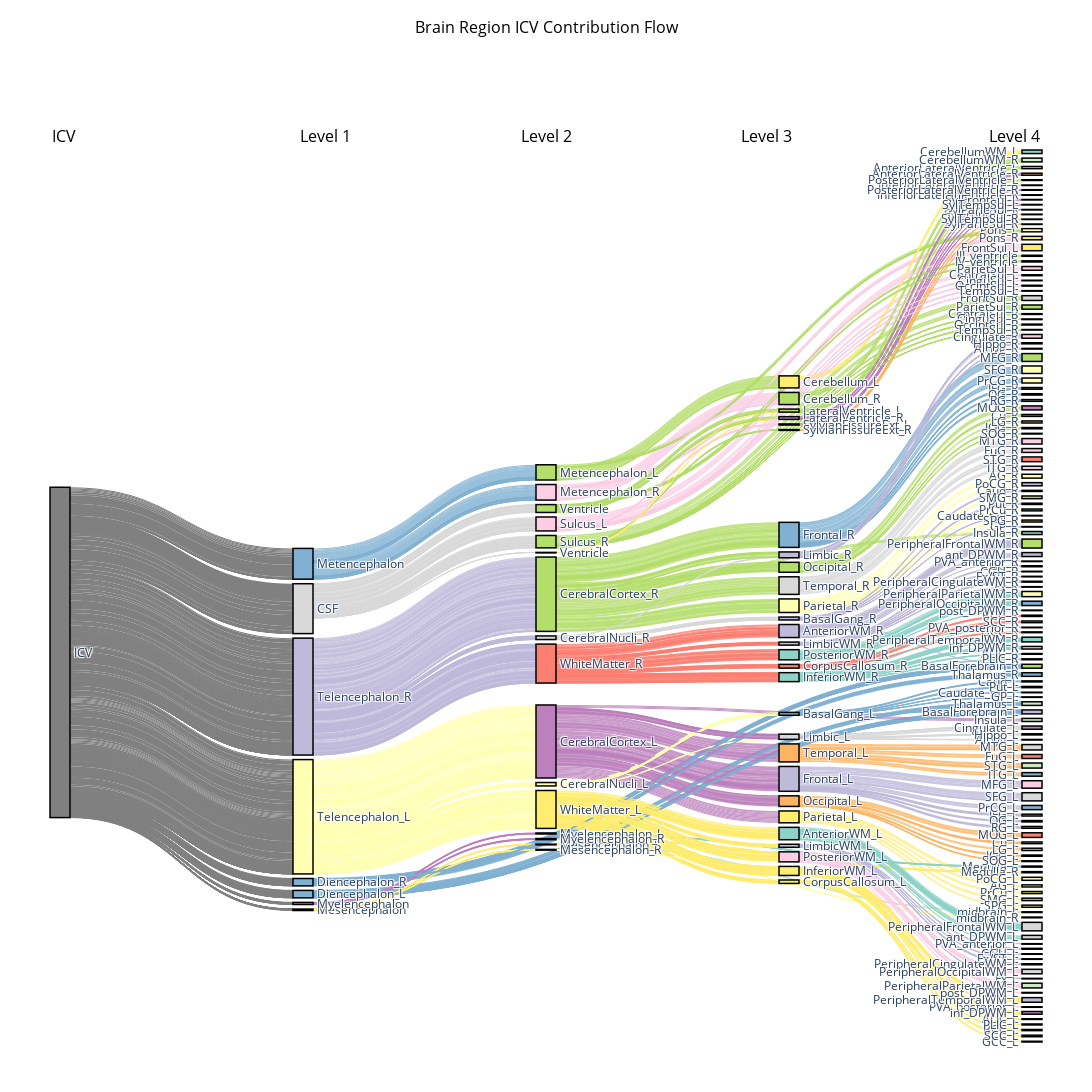

The cell this chart's notebook holds for it:
### Markdown cell above
# Part 2 - Generate sankey plot for intracranial region breakdowns

### Code cell
import plotly.graph_objects as go
import urllib, json
import numpy as np
import pandas as pd
import plotly.express as px

# Load the lookup table with the levels
url = "https://raw.githubusercontent.com/bcaffo/MRIcloudT1volumetrics/master/inst/extdata/multilevel_lookup_table.txt"
multilevel_lookup = pd.read_csv(url, sep = "\t").drop(['Level5'], axis = 1)
multilevel_lookup = multilevel_lookup.rename(columns = {
    "modify"   : "roi",
    "modify.1" : "level4",
    "modify.2" : "level3",
    "modify.3" : "level2",
    "modify.4" : "level1"})
multilevel_lookup = multilevel_lookup[['roi', 'level4', 'level3', 'level2', 'level1']]

## Load the subject data, we only care about type 1
id = 127
df = pd.read_csv("https://raw.githubusercontent.com/smart-stats/ds4bio_book/main/book/assetts/kirby21AllLevels.csv")
df = df.loc[(df.type == 1) & (df.id == id)]
df = df[['roi', 'volume']]

## Merge the subject data with the multilevel data
df = pd.merge(df, multilevel_lookup, on = "roi")
df = df.assign(icv = "ICV")

# Fix CSF row - fill the weird xxx levels with 'CSF' to make it consistent with other rows
csf_mask = df['roi'] == 'CSF'
df.loc[csf_mask, 'level4'] = 'CSF'
df.loc[csf_mask, 'level3'] = 'CSF'
df.loc[csf_mask, 'level2'] = 'CSF' 
df.loc[csf_mask, 'level1'] = 'CSF'

# Calculate total ICV volume for the whole brain for normalization
total_icv_volume = df['volume'].sum()

# Create hierarchical structure with aggregated volumes at each level
# Let's leave off ROI, clutters the diagram too much
levels = ['icv', 'level1', 'level2', 'level3', 'level4']  

# Calculate node volumes for each level, just sum all the values that match that level name
node_volumes = {}
for level in levels:
    if level == 'icv':
        node_volumes[level] = {'ICV': total_icv_volume}
    else:
        level_df = df.groupby([level]).agg({'volume': 'sum'}).reset_index()
        node_volumes[level] = dict(zip(level_df[level], level_df['volume']))

# Create all nodes with their positions (which level)
all_nodes = []
node_positions = {}  # (level_index, node_name) -> node_index
node_volumes_flat = []  # just volume for each unique node
node_levels = []  # level index for each node
node_labels = []  # display label for each node

for level_idx, level in enumerate(levels):
    nodes_in_level = list(node_volumes[level].keys())
    for node_name in nodes_in_level:        
        node_index = len(all_nodes)
        all_nodes.append((level_idx, node_name))
        node_positions[(level_idx, node_name)] = node_index
        node_volumes_flat.append(node_volumes[level][node_name])
        node_levels.append(level_idx)
        node_labels.append(node_name)

# Create links between levels
sources = []
targets = []
values = []
link_colors = []

# Reuse a light palette with good contrast
color_palette = px.colors.qualitative.Set3

unique_regions = list(set([node[1] for node in all_nodes]))
region_colors = {}

# Map each unique region to a color - this will just rotate rather than keeping the same color for each "type" of region
# since it's easier to see with contrast
for i, region in enumerate(unique_regions):
    region_colors[region] = color_palette[i % len(color_palette)]

# ICV will always be gray for readability
region_colors['ICV'] = 'gray'

# Create links by tracing each unique path through the hierarchy with collapsing duplicates
for _, row in df.iterrows():
    # Create each path
    path = []
    for level in levels:
        path.append(row[level])
    
    # Collapse consecutive duplicates in the path (so we don't see "CSF" repeated each level for instance, it stays Level 1)
    # This is going to look a bit weird in some ways (only part of the vertical box has lines coming out of it) but reduces the noise
    collapsed_path = []
    for i, node in enumerate(path):
        if i == 0 or node != collapsed_path[-1]:
            collapsed_path.append(node)
    
    # Create links for the proper path
    for i in range(len(collapsed_path) - 1):
        source_node = collapsed_path[i]
        target_node = collapsed_path[i + 1]
        
        # Find the level indices for source and target nodes
        source_level_idx = None
        target_level_idx = None
        
        # Find which level each node belongs to by checking node_volumes
        for level_idx, level in enumerate(levels):
            if source_node in node_volumes[level]:
                source_level_idx = level_idx
            if target_node in node_volumes[level]:
                target_level_idx = level_idx
        
        # If the link has a place to go to and from, then add it!
        if source_level_idx is not None and target_level_idx is not None:
            source_idx = node_positions[(source_level_idx, source_node)]
            target_idx = node_positions[(target_level_idx, target_node)]
            
            sources.append(source_idx)
            targets.append(target_idx)
            values.append(row['volume'])
            
            # Make the hover slightly transparent
            link_colors.append(region_colors[source_node].replace('rgb', 'rgba').replace(')', ', 0.8)'))

# Get the node colors back from the map
node_colors = [region_colors[node[1]] for node in all_nodes]

# Create Sankey diagram with the node data
fig = go.Figure(go.Sankey(
    node=dict(
        pad=30,
        thickness=20,
        line=dict(color="black", width=1.5),
        label=node_labels,
        color=node_colors,        
    ),
    link=dict(
        source=sources,
        target=targets,
        value=values,
        color=link_colors,        
    )
))

# Add the title, fix the layout
fig.update_layout(
    title=dict(
        text="Brain Region ICV Contribution Flow",
        x=0.5,
        xanchor='center',
        y=0.98,
        yanchor='top',
        font=dict(size=16, color='black')
    ),
    font=dict(size=12),
    width=2000,
    height=2200,
    plot_bgcolor='white',
    paper_bgcolor='white'
)

# Put the column names
level_names = ['ICV', 'Level 1', 'Level 2', 'Level 3', 'Level 4']
for i, level_name in enumerate(level_names):
    fig.add_annotation(
        x=i/4, # Evenly space
        y=1.03,
        xref="paper", 
        yanchor="top",
        text=level_name,        
        showarrow=False,
        font=dict(size=16, color="black"),        
    )

# Better margin than defaults
fig.update_layout(margin=dict(t=150, l=50, r=50, b=50))

# For copy to github pages
fig.write_html("sankey.html")

fig.show()

### Figure 1 — Plotly figure (JSON) as saved in the notebook; plotly's stock layout.template omitted (floating-point values rounded to 4 significant figures; data arrays with more than 128 entries replaced by an {"elided": "..."} marker saying what was removed)
{"data": [{"link": {"color": {"elided": "1495 str values"}, "source": {"elided": "1495 int values"}, "target": {"elided": "1495 int values"}, "value": {"elided": "1495 int values"}}, "node": {"color": {"elided": "222 str values"}, "label": {"elided": "222 str values"}, "line": {"color": "black", "width": 1.5}, "pad": 30, "thickness": 20}, "type": "sankey"}], "layout": {"annotations": [{"font": {"color": "black", "size": 16}, "showarrow": false, "text": "ICV", "x": 0, "xref": "paper", "y": 1.03, "yanchor": "top"}, {"font": {"color": "black", "size": 16}, "showarrow": false, "text": "Level 1", "x": 0.25, "xref": "paper", "y": 1.03, "yanchor": "top"}, {"font": {"color": "black", "size": 16}, "showarrow": false, "text": "Level 2", "x": 0.5, "xref": "paper", "y": 1.03, "yanchor": "top"}, {"font": {"color": "black", "size": 16}, "showarrow": false, "text": "Level 3", "x": 0.75, "xref": "paper", "y": 1.03, "yanchor": "top"}, {"font": {"color": "black", "size": 16}, "showarrow": false, "text": "Level 4", "x": 1, "xref": "paper", "y": 1.03, "yanchor": "top"}], "font": {"size": 12}, "height": 2200, "margin": {"b": 50, "l": 50, "r": 50, "t": 150}, "paper_bgcolor": "white", "plot_bgcolor": "white", "title": {"font": {"color": "black", "size": 16}, "text": "Brain Region ICV Contribution Flow", "x": 0.5, "xanchor": "center", "y": 0.98, "yanchor": "top"}, "width": 2000}}
